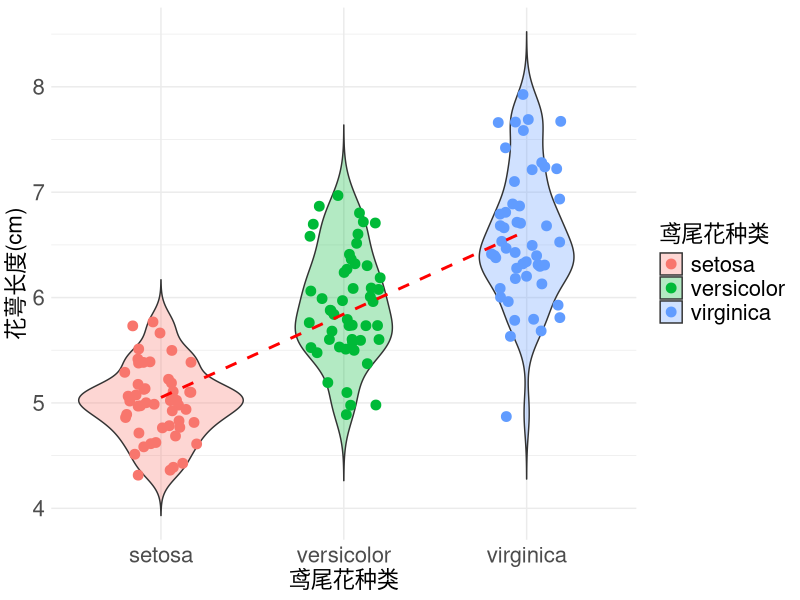

The R script that drew this image:
library(ggplot2)
iris$Species <- as.factor(iris$Species)
pdf("图2.6.pdf", width = 8, height = 6, family = "GB1")
ggplot(iris, aes(x = Species, y = Sepal.Length)) + 
  geom_violin(aes(fill = Species), trim = FALSE, alpha = 0.3) + 
  geom_jitter(aes(color = Species), width = 0.2, size = 3) + 
  stat_smooth(aes(group = 1), method = "lm", se = FALSE, formula = y ~ x, 
              color = "red", linetype = "dashed") + 
  labs(x = "鸢尾花种类", y = "花萼长度(cm)", color = "鸢尾花种类", fill = "鸢尾花种类") + 
  theme_minimal() +
  theme(axis.title.x = element_text(size = 16), axis.title.y = element_text(size = 16),   
        axis.text.x = element_text(size = 16), axis.text.y = element_text(size = 16),
        legend.title = element_text(size = 16), legend.text = element_text(size = 16))
dev.off()
